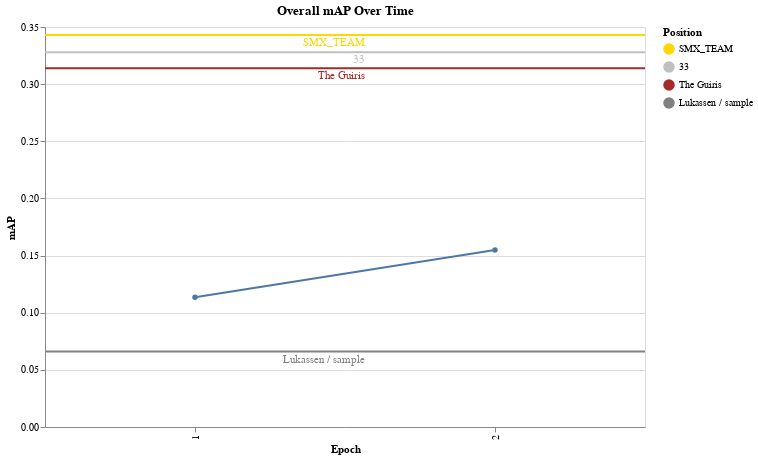

The code cell stored with this chart in its notebook:
### Code cell
leaderboard = {
    'SMX_TEAM': 0.343,  # Gold
    '33': 0.328, # Silver
    'The Guiris': 0.314,  # Bronze
    'Lukassen / sample': 0.066   # Black
}

# Convert leaderboard data into a DataFrame for plotting
leaderboard_df = pd.DataFrame({
    'Position': list(leaderboard.keys()),
    'mAP': list(leaderboard.values()),
    'Color': ['gold', 'silver', 'bronze', 'black']
})

# Convert leaderboard data into a DataFrame for plotting
leaderboard_df = pd.DataFrame({
    'Position': list(leaderboard.keys()),
    'map': list(leaderboard.values()),
})

# Line chart for overall mAP
map_line = alt.Chart(map_df).mark_line(point=True).encode(
    x=alt.X('epoch:O', title='Epoch'),
    y=alt.Y('map:Q', title='mAP'),
    tooltip=['epoch:O', 'mAP:Q']
).properties(
    width=600,
    height=400,
    title="Overall mAP Over Time"
)

# Horizontal lines for leaderboard positions
leaderboard_lines = alt.Chart(leaderboard_df).mark_rule().encode(
    y='map:Q',
    color=alt.Color('Position:N', scale=alt.Scale(
        domain=['SMX_TEAM', '33', 'The Guiris', 'Lukassen / sample'], 
        range=['gold', 'silver', 'brown', 'gray']
    )),
    size=alt.value(2),  # Thicker line
    tooltip=['Position:N', 'map:Q']
)

leaderboard_text = alt.Chart(leaderboard_df).mark_text(
    align='right',
    baseline='middle',
    dx=20,
    dy=8
).encode(
    y='map:Q',
    text='Position:N',
    color=alt.Color('Position:N', scale=alt.Scale(
        domain=['SMX_TEAM', '33', 'The Guiris', 'Lukassen / sample'], 
        range=['gold', 'silver', 'bronze', 'black']
    ))
)

# Combine the line chart, horizontal lines, and text labels
final_chart = map_line + leaderboard_lines + leaderboard_text

# Display the chart
final_chart.display()

### Figure 1 — Vega-Lite specification as saved in the notebook (floating-point values rounded to 4 significant figures)
{"config": {"view": {"continuousWidth": 300, "continuousHeight": 300}}, "layer": [{"data": {"name": "data-7ea88e4b8504b6296a450b101abd8c13"}, "mark": {"type": "line", "point": true}, "encoding": {"tooltip": [{"field": "epoch", "type": "ordinal"}, {"field": "mAP", "type": "quantitative"}], "x": {"field": "epoch", "title": "Epoch", "type": "ordinal"}, "y": {"field": "map", "title": "mAP", "type": "quantitative"}}, "title": "Overall mAP Over Time"}, {"data": {"name": "data-7e64fe14af945f6fc09e8fea9557d22b"}, "mark": {"type": "rule"}, "encoding": {"color": {"field": "Position", "scale": {"domain": ["SMX_TEAM", "33", "The Guiris", "Lukassen / sample"], "range": ["gold", "silver", "brown", "gray"]}, "type": "nominal"}, "size": {"value": 2}, "tooltip": [{"field": "Position", "type": "nominal"}, {"field": "map", "type": "quantitative"}], "y": {"field": "map", "type": "quantitative"}}}, {"data": {"name": "data-7e64fe14af945f6fc09e8fea9557d22b"}, "mark": {"type": "text", "align": "right", "baseline": "middle", "dx": 20, "dy": 8}, "encoding": {"color": {"field": "Position", "scale": {"domain": ["SMX_TEAM", "33", "The Guiris", "Lukassen / sample"], "range": ["gold", "silver", "bronze", "black"]}, "type": "nominal"}, "text": {"field": "Position", "type": "nominal"}, "y": {"field": "map", "type": "quantitative"}}}], "height": 400, "width": 600, "$schema": "https://vega.github.io/schema/vega-lite/v5.20.1.json", "datasets": {"data-7ea88e4b8504b6296a450b101abd8c13": [{"epoch": 1, "map": 0.1136, "map_50": -1.0, "map_75": -1.0, "map_small": 0.05831, "map_medium": 0.1323, "map_large": 0.1232, "mar_1": 0.1785, "mar_10": 0.2373, "mar_100": 0.2437, "mar_small": 0.1103, "mar_medium": 0.237, "mar_large": 0.2345, "classes": [1, 2, 3, 4, 5, 6, 7, 8, 9, 10, 11, 12, 13, 14], "0_map": null, "1_map": 0.0, "2_map": 0.0, "3_map": 0.5061, "4_map": 0.0, "5_map": 0.07363, "6_map": 0.0, "7_map": 0.05631, "8_map": 0.007868, "9_map": 0.0, "10_map": 0.302, "11_map": 0.02518, "12_map": 0.0, "13_map": 0.03129, "0_mar": null, "1_mar": 0.0, "2_mar": 0.0, "3_mar": 0.8916, "4_mar": 0.0, "5_mar": 0.2885, "6_mar": 0.0, "7_mar": 0.2489, "8_mar": 0.2052, "9_mar": 0.0, "10_mar": 0.6272, "11_mar": 0.1713, "12_mar": 0.0, "13_mar": 0.08845}, {"epoch": 2, "map": 0.1548, "map_50": -1.0, "map_75": -1.0, "map_small": 0.06842, "map_medium": 0.1796, "map_large": 0.1743, "mar_1": 0.2285, "mar_10": 0.3226, "mar_100": 0.3288, "mar_small": 0.187, "mar_medium": 0.3203, "mar_large": 0.3653, "classes": [1, 2, 3, 4, 5, 6, 7, 8, 9, 10, 11, 12, 13, 14], "0_map": null, "1_map": 0.0, "2_map": 0.0, "3_map": 0.7273, "4_map": 0.009901, "5_map": 0.1799, "6_map": 0.03462, "7_map": 0.07455, "8_map": 0.04011, "9_map": 0.0, "10_map": 0.3346, "11_map": 0.03958, "12_map": 0.0, "13_map": 0.07355, "0_mar": null, "1_mar": 0.0, "2_mar": 0.0, "3_mar": 0.9593, "4_mar": 0.075, "5_mar": 0.5769, "6_mar": 0.1415, "7_mar": 0.3133, "8_mar": 0.1716, "9_mar": 0.0, "10_mar": 0.8225, "11_mar": 0.4372, "12_mar": 0.0, "13_mar": 0.1823}], "data-7e64fe14af945f6fc09e8fea9557d22b": [{"Position": "SMX_TEAM", "map": 0.343}, {"Position": "33", "map": 0.328}, {"Position": "The Guiris", "map": 0.314}, {"Position": "Lukassen / sample", "map": 0.066}]}}
